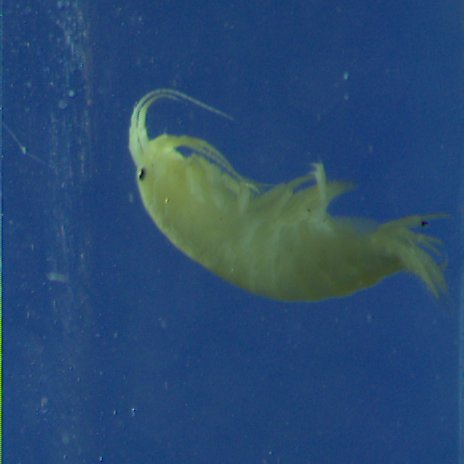
#> input picture Week5LabActivity/Assets/Insects/1_Gammar 2021_1_2021_06_03-13-19-23-879.PNG, 464 x 464 px, found by its file name
$ python 'Task 2_8.py'
#> lines starting #> are read from the running program, lines starting #| are printed output that depends on the picture
#your answer
#task2_8.py
import cv2
img1 = cv2.imread('Assets/Insects/1_Gammar 2021_1_2021_06_03-13-19-23-879.png')
#> img1 is the input picture: shape (464, 464, 3); mean B, G, R 113.3, 74.5, 40.7
img2 = cv2.imread('Assets/Insects/2_Sphaer 2021_1_2021_06_03-11-22-54-852.png')
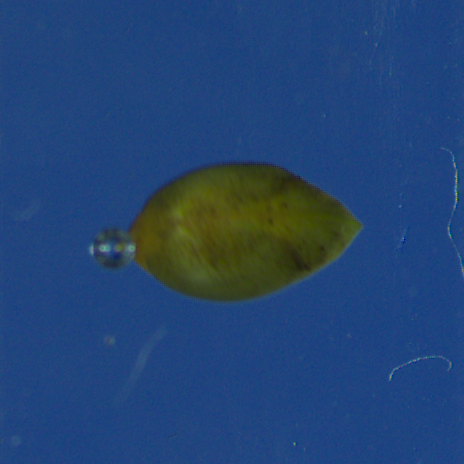
#> input picture Week5LabActivity/Assets/Insects/2_Sphaer 2021_1_2021_06_03-11-22-54-852.PNG, 464 x 464 px, found by its file name
#> img2 is the input picture: shape (464, 464, 3); mean B, G, R 114.6, 68.5, 35.3
img2_resized = cv2.resize(img2, (img1.shape[1], img1.shape[0]))
blended = cv2.addWeighted(img1, 0.6, img2_resized, 0.4, 0)
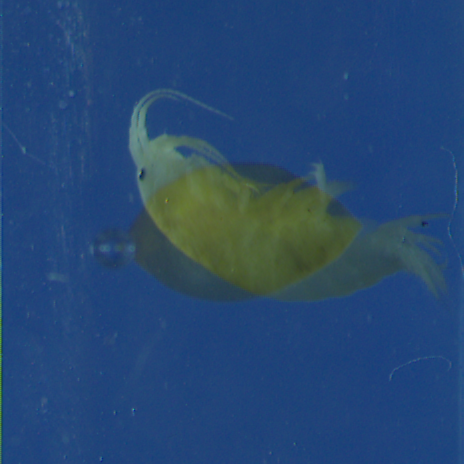
#> blended: shape (464, 464, 3); mean B, G, R 113.8, 72.1, 38.6
cv2.imshow('Blended Image', blended)
cv2.waitKey(0)
cv2.destroyAllWindows()
